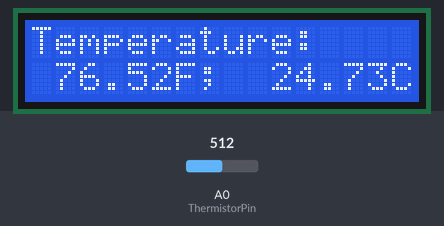
Recording of a sketch running on a simulated Arduino Uno, built with avr-gcc and run on an emulated ATmega328P. Shown: 16×2 character LCD. The inputs (shaded band) are chosen by the test bench; at power-on: A0 (ThermistorPin) = 512.

Above: at 1.2 s.
1.3 s: A0 (ThermistorPin) set to 378
At 2.5 s:
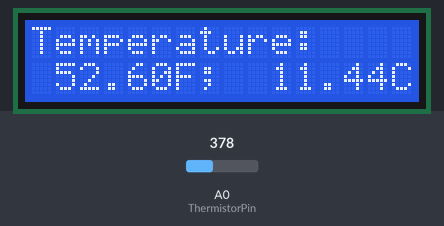
2.8 s: A0 (ThermistorPin) set to 352
At 3.4 s:
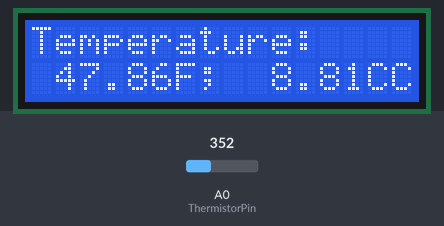
4.3 s: A0 (ThermistorPin) set to 306
At 5.1 s:
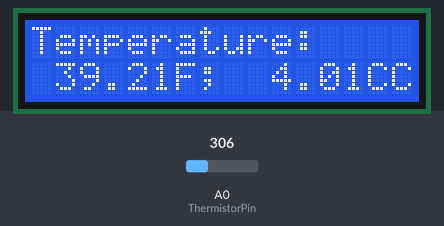
Timing chart, 0 to 7.3 s (numbered marks = the images above; inputs shaded):
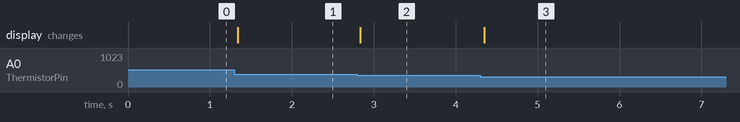

The sketch:

Temp.ino
```cpp
#include <LiquidCrystal_I2C.h>


int ThermistorPin = 0;
int Vo;
float R1 = 10000;
float logR2, R2, T, Tc, Tf;
float c1 = 1.009249522e-03, c2 = 2.378405444e-04, c3 = 2.019202697e-07;
LiquidCrystal_I2C lcd(0x27, 16, 2);

void setup() {
Serial.begin(9600);
lcd.init();
lcd.backlight();
}

void loop() {

  Vo = analogRead(ThermistorPin);
  R2 = R1 * (1023.0 / (float)Vo - 1.0);
  logR2 = log(R2);
  T = (1.0 / (c1 + c2*logR2 + c3*logR2*logR2*logR2));
  Tc = T - 273.15; //C온도로 변환
  Tf = (Tc * 9.0)/ 5.0 + 32.0; // F온도로 변환

  lcd.setCursor(0,0);
  lcd.print("Temperature:");
  lcd.setCursor(1,1);
  lcd.print(Tf);
  lcd.print("F;");
  lcd.setCursor(10,1);
  lcd.print(Tc);
  lcd.print("C");

}
```

Measured:
- the behaviour switches between 364 and 363 on A0 (ThermistorPin) (found by bisection; images 1 and 2)
- after the input at 1.3 s, the display: changes at once (image 1)
- after the input at 2.8 s, the display: changes at once (image 2)
- after the input at 4.3 s, the display: changes after 0.05 s (image 3)
